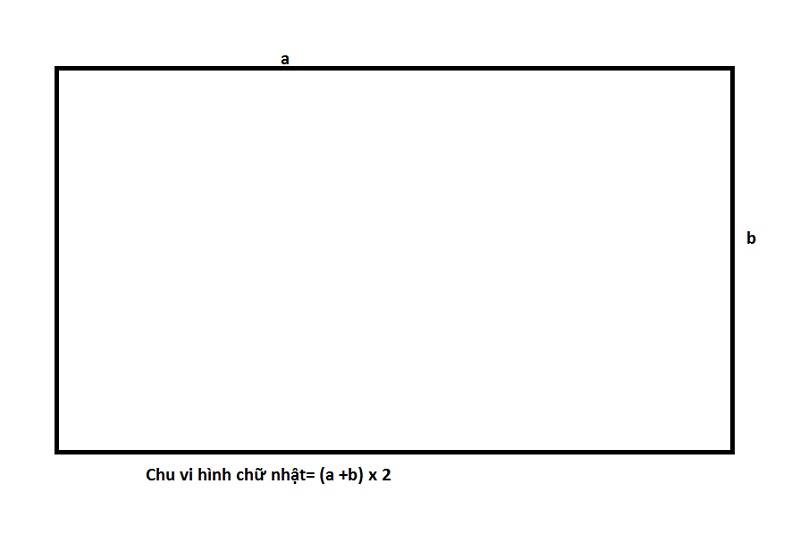
#> input picture 11_CreateTrackbar/hcn.jpg, 800 x 542 px
$ python Trackbar.py
#> lines starting #> are read from the running program, lines starting #| are printed output that depends on the picture; after the words box and inside, x2 and y2 are one past the last pixel; in counts of white or black regions, pixels touching at a corner belong together
import cv2
import numpy as np

#Đoạn code comment dưới đây dùng để xác đinh Hue Min, Hue Max, Sat Min, Sat Max, Val Min, Val Max của 1 ảnh khi chuyển sang hsv
#Sử dụng trackbar để xác định các giá trị nêu trên
def empty(a):
    pass

cv2.namedWindow("TrackBars")
cv2.resizeWindow("TrackBars", 640, 240)
cv2.createTrackbar("Hue Min", "TrackBars", 0, 179, empty)
#> slider 'Hue Min' is set to 35
cv2.createTrackbar("Hue Max", "TrackBars", 179, 179, empty)
cv2.createTrackbar("Sat Min", "TrackBars", 0, 255, empty)
#> slider 'Sat Min' is set to 51
cv2.createTrackbar("Sat Max", "TrackBars", 255, 255, empty)
cv2.createTrackbar("Val Min", "TrackBars", 0, 255, empty)
#> slider 'Val Min' is set to 51
cv2.createTrackbar("Val Max", "TrackBars", 255, 255, empty)

while True:
    img = cv2.imread("hcn.jpg")
#> img is the input picture: shape (542, 800, 3); mean B, G, R 248.7, 248.7, 248.7
    hsv = cv2.cvtColor(img, cv2.COLOR_BGR2HSV)
#> hsv: shape (542, 800, 3); mean H, S, V 1.1, 0.5, 248.7
    h_min = cv2.getTrackbarPos("Hue Min", "TrackBars")
    h_max = cv2.getTrackbarPos("Hue Max", "TrackBars")
    s_min = cv2.getTrackbarPos("Sat Min", "TrackBars")
    s_max = cv2.getTrackbarPos("Sat Max", "TrackBars")
    v_min = cv2.getTrackbarPos("Val Min", "TrackBars")
    v_max = cv2.getTrackbarPos("Val Max", "TrackBars")
    lower = np.array([h_min, s_min, v_min])
    upper = np.array([h_max, s_max, v_max])

    mask = cv2.inRange(hsv, lower, upper)
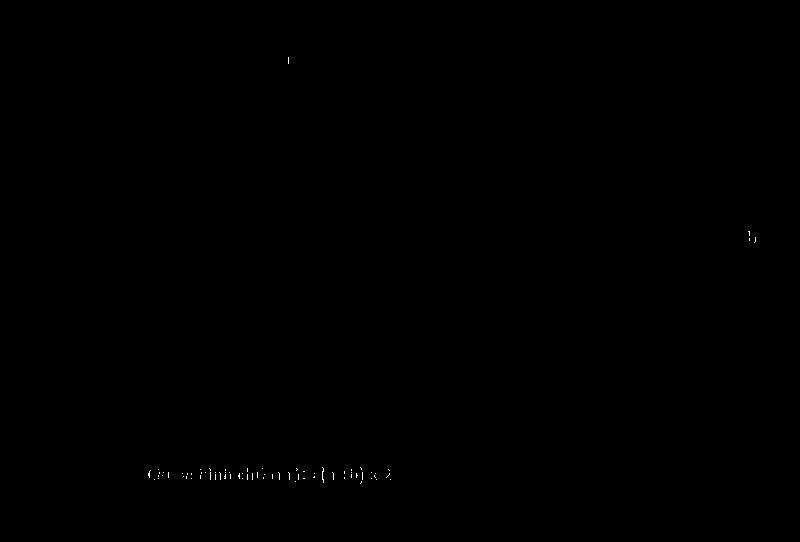
#> mask: shape (542, 800); 0.06% white in thin lines or dots, all inside (x1, y1, x2, y2) = (148, 57, 756, 484)
    cv2.imshow("mask", mask)
    if cv2.waitKey(1) & 0xFF == ord("q"):
#> (key q is pressed here)
        break
